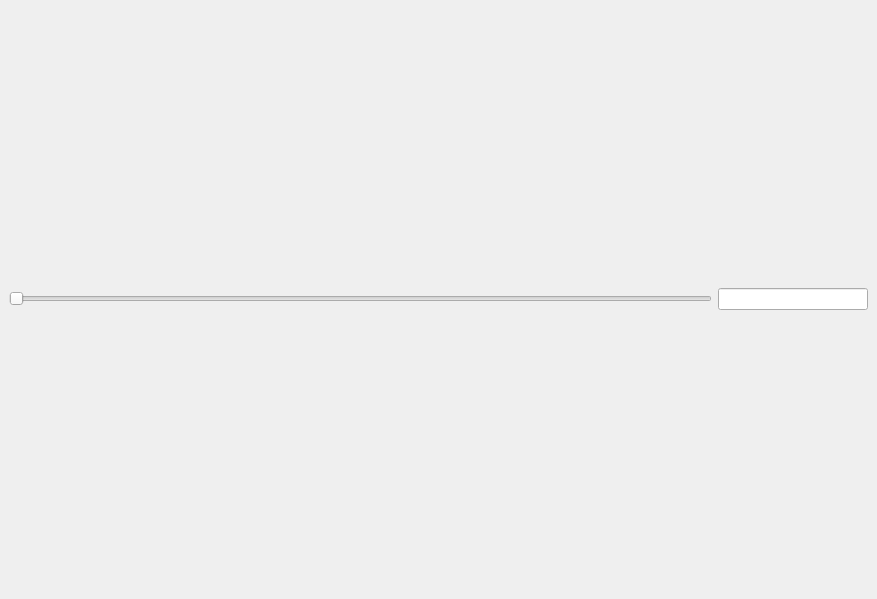
<?xml version="1.0" encoding="UTF-8"?>
<ui version="4.0">
 <class>MainWindow</class>
 <widget class="QMainWindow" name="MainWindow">
  <property name="geometry">
   <rect>
    <x>0</x>
    <y>0</y>
    <width>877</width>
    <height>599</height>
   </rect>
  </property>
  <property name="mouseTracking">
   <bool>false</bool>
  </property>
  <property name="windowTitle">
   <string>MainWindow</string>
  </property>
  <widget class="QWidget" name="centralwidget">
   <layout class="QVBoxLayout" name="verticalLayout">
    <item>
     <layout class="QHBoxLayout" name="horizontalLayout_2">
      <property name="sizeConstraint">
       <enum>QLayout::SetMinimumSize</enum>
      </property>
      <item>
       <widget class="QSlider" name="horizontalSlider">
        <property name="sizePolicy">
         <sizepolicy hsizetype="Expanding" vsizetype="Fixed">
          <horstretch>1</horstretch>
          <verstretch>0</verstretch>
         </sizepolicy>
        </property>
        <property name="minimum">
         <number>1</number>
        </property>
        <property name="maximum">
         <number>5000</number>
        </property>
        <property name="orientation">
         <enum>Qt::Horizontal</enum>
        </property>
       </widget>
      </item>
      <item>
       <widget class="QLineEdit" name="lineEdit">
        <property name="enabled">
         <bool>true</bool>
        </property>
        <property name="sizePolicy">
         <sizepolicy hsizetype="Minimum" vsizetype="Fixed">
          <horstretch>0</horstretch>
          <verstretch>0</verstretch>
         </sizepolicy>
        </property>
        <property name="minimumSize">
         <size>
          <width>150</width>
          <height>22</height>
         </size>
        </property>
        <property name="alignment">
         <set>Qt::AlignLeading|Qt::AlignLeft|Qt::AlignVCenter</set>
        </property>
        <property name="dragEnabled">
         <bool>false</bool>
        </property>
        <property name="readOnly">
         <bool>true</bool>
        </property>
       </widget>
      </item>
     </layout>
    </item>
    <item>
     <layout class="QVBoxLayout" name="verticalLayout_3">
      <property name="sizeConstraint">
       <enum>QLayout::SetDefaultConstraint</enum>
      </property>
     </layout>
    </item>
   </layout>
  </widget>
 </widget>
 <resources/>
 <connections/>
</ui>
